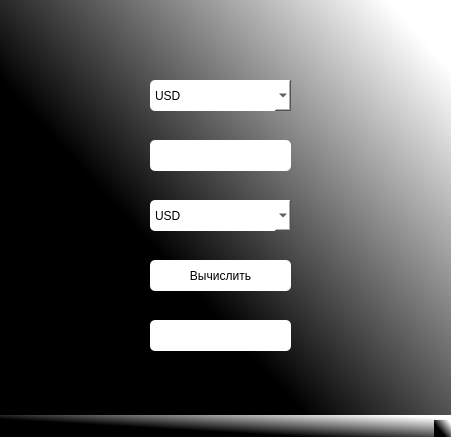
<?xml version="1.0" encoding="UTF-8"?>
<ui version="4.0">
 <class>MainWindow</class>
 <widget class="QMainWindow" name="MainWindow">
  <property name="enabled">
   <bool>true</bool>
  </property>
  <property name="geometry">
   <rect>
    <x>0</x>
    <y>0</y>
    <width>451</width>
    <height>437</height>
   </rect>
  </property>
  <property name="windowTitle">
   <string>MainWindow</string>
  </property>
  <property name="styleSheet">
   <string notr="true">background:qlineargradient(spread:pad, x1:0.339, y1:0.595727, x2:0.938, y2:0.096, stop:0 rgba(0, 0, 0, 255), stop:1 rgba(255, 255, 255, 255))</string>
  </property>
  <widget class="QWidget" name="centralwidget">
   <widget class="QComboBox" name="first">
    <property name="geometry">
     <rect>
      <x>150</x>
      <y>80</y>
      <width>141</width>
      <height>31</height>
     </rect>
    </property>
    <property name="styleSheet">
     <string notr="true">background:rgb(255, 255, 255);
border-radius: 5px;</string>
    </property>
    <item>
     <property name="text">
      <string>USD</string>
     </property>
    </item>
    <item>
     <property name="text">
      <string>RUB</string>
     </property>
    </item>
    <item>
     <property name="text">
      <string>EURO</string>
     </property>
    </item>
    <item>
     <property name="text">
      <string>CNY</string>
     </property>
    </item>
   </widget>
   <widget class="QComboBox" name="second">
    <property name="geometry">
     <rect>
      <x>150</x>
      <y>200</y>
      <width>141</width>
      <height>31</height>
     </rect>
    </property>
    <property name="styleSheet">
     <string notr="true">background:rgb(255, 255, 255);
border-radius: 5px;</string>
    </property>
    <item>
     <property name="text">
      <string>USD</string>
     </property>
    </item>
    <item>
     <property name="text">
      <string>RUB</string>
     </property>
    </item>
    <item>
     <property name="text">
      <string>EURO</string>
     </property>
    </item>
    <item>
     <property name="text">
      <string>CNY</string>
     </property>
    </item>
   </widget>
   <widget class="QLabel" name="result">
    <property name="geometry">
     <rect>
      <x>150</x>
      <y>320</y>
      <width>141</width>
      <height>31</height>
     </rect>
    </property>
    <property name="styleSheet">
     <string notr="true">background:rgb(255, 255, 255);
border-radius: 5px;</string>
    </property>
    <property name="text">
     <string/>
    </property>
   </widget>
   <widget class="QPushButton" name="sum">
    <property name="geometry">
     <rect>
      <x>150</x>
      <y>260</y>
      <width>141</width>
      <height>31</height>
     </rect>
    </property>
    <property name="styleSheet">
     <string notr="true">background:rgb(255, 255, 255);
border-radius: 5px;</string>
    </property>
    <property name="text">
     <string>Вычислить</string>
    </property>
   </widget>
   <widget class="QLineEdit" name="currency">
    <property name="geometry">
     <rect>
      <x>150</x>
      <y>140</y>
      <width>141</width>
      <height>31</height>
     </rect>
    </property>
    <property name="styleSheet">
     <string notr="true">background:rgb(255, 255, 255);
border-radius: 5px;</string>
    </property>
   </widget>
  </widget>
  <widget class="QStatusBar" name="statusbar"/>
 </widget>
 <resources/>
 <connections/>
</ui>
